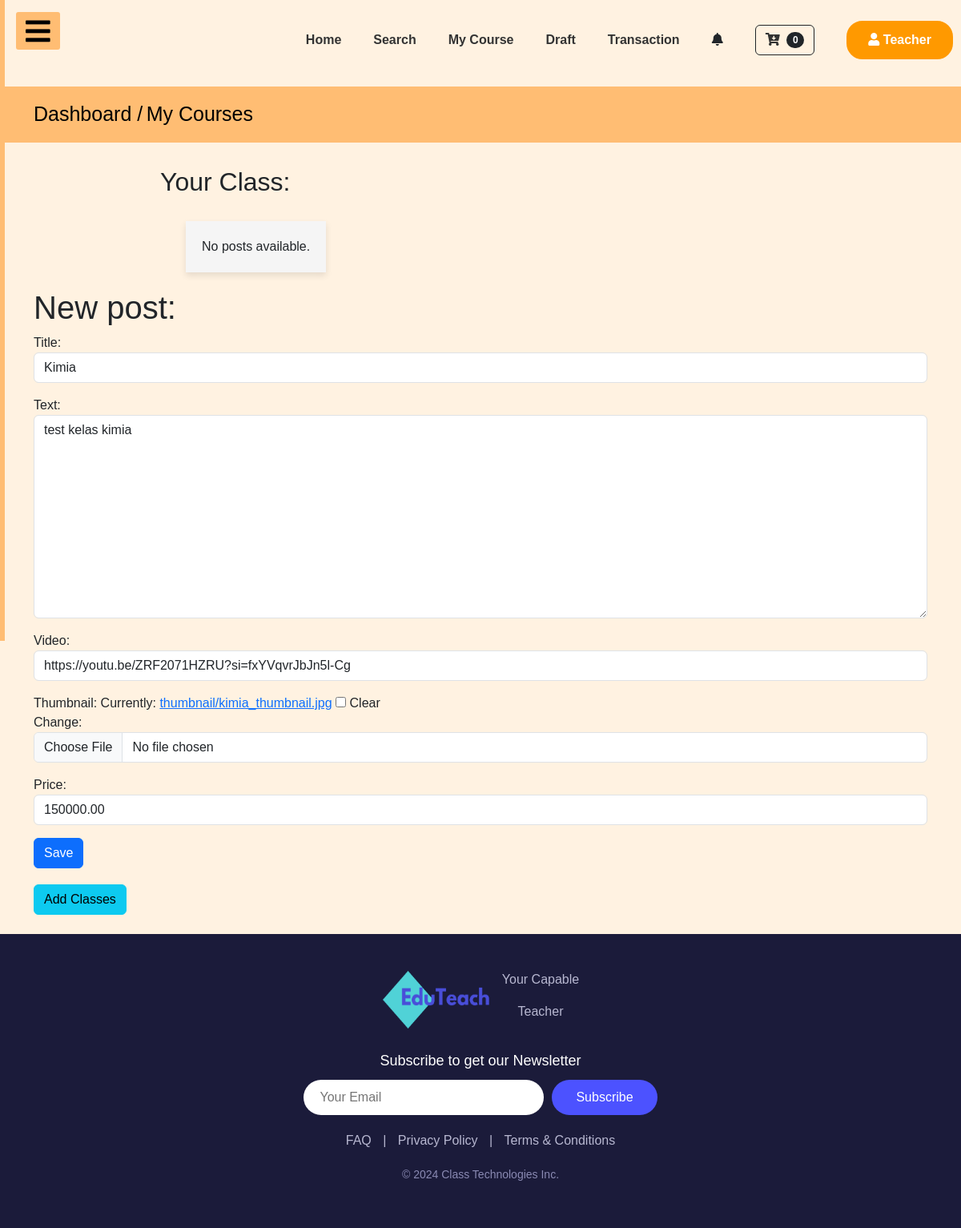
Page /courses_app/post/1/edit/ (signed in) on the earlier database version.
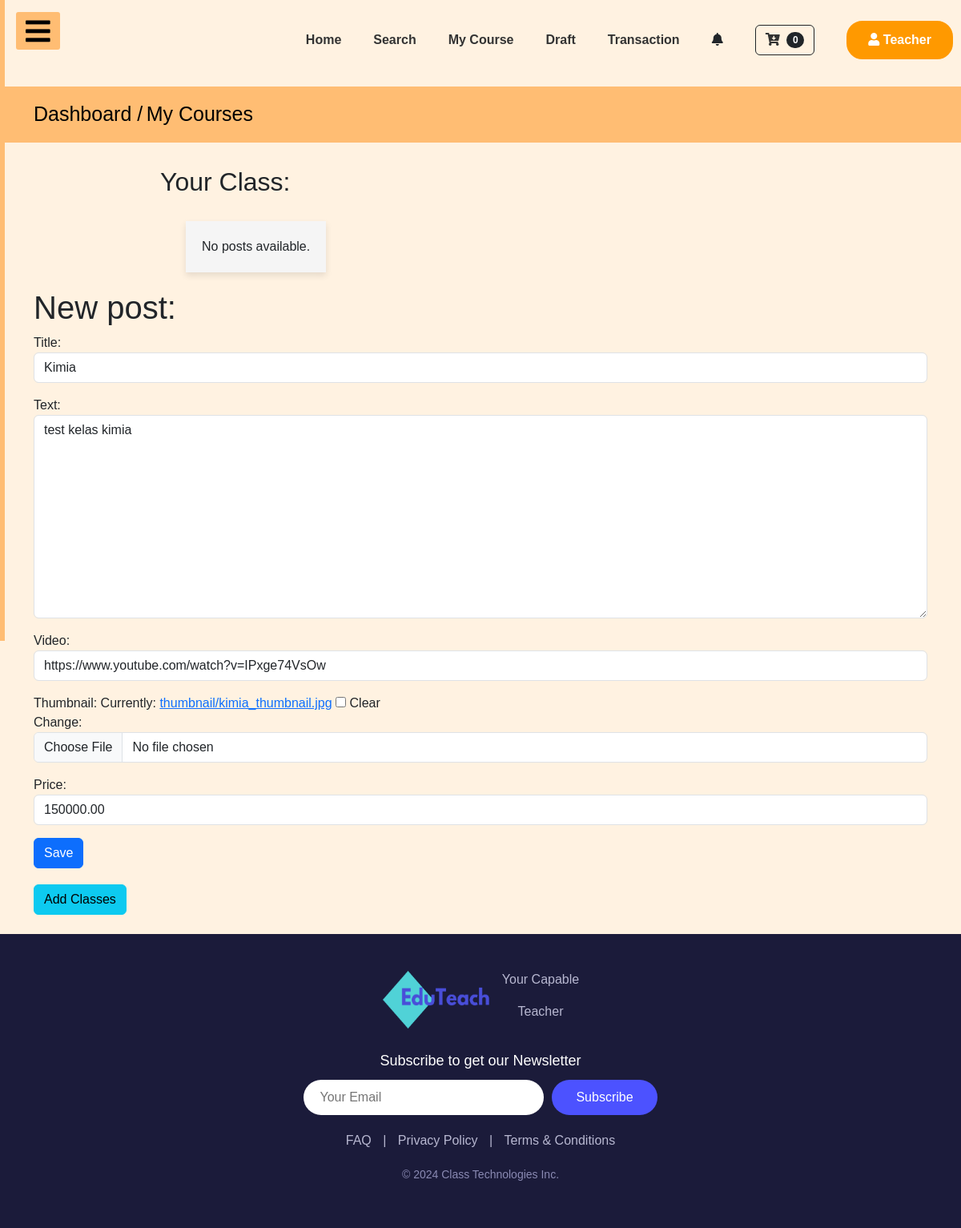
Same page on the later database version.
### courses_app/models.py (models this page shows, shortened)
class Post(models.Model):
    author = models.ForeignKey(User, on_delete=models.CASCADE)  # Ganti Teacher menjadi User
    title = models.CharField(max_length=200)
    text = models.TextField()
    price = models.DecimalField(max_digits=10, decimal_places=2, default=0.00)
    created_date = models.DateTimeField(default=timezone.now)
    thumbnail = models.ImageField(upload_to='thumbnail', blank=True)
    video = EmbedVideoField(blank=True, null=True)  # Tambahkan field untuk video
    published_date = models.DateTimeField(blank=True, null=True)

### courses_app/views.py (the view, shortened to what this page needs)
# urls.py: path('post/<int:pk>/edit/', views.PostUpdateView.as_view(), name='post_edit'),
class PostUpdateView(LoginRequiredMixin, UpdateView):
    login_url = '/login/'
    form_class = PostForm
    model = Post

### courses_app/forms.py
class PostForm(forms.ModelForm):
    class Meta:
        model = Post
        fields = ('title', 'text', 'video', 'thumbnail', 'price')
        widgets = {
            'title': forms.TextInput(attrs={'class': 'form-control'}),
            'text': forms.Textarea(attrs={'class': 'form-control'}),
            'video': forms.URLInput(attrs={'class': 'form-control'}),
            'thumbnail': forms.ClearableFileInput(attrs={'class': 'form-control'}),
            'price': forms.NumberInput(attrs={'class': 'form-control'}),
        }

### cart/context_processors.py (called while the page is built)
def cart(request):
    if request.user.is_authenticated:
        cart_items = Cart.objects.filter(user=request.user)
        print(f"Context Processor Cart Items: {cart_items.values()}")  # Debugging
        return {'cart': cart_items}
    return {'cart':[]}

### courses_app/templates/courses_app/post_form.html (shortened to what this page needs)
{% extends 'dashboard_app/base_dashboard_teacher.html' %}
{% load static %}
{% block head_block %}
<link rel="stylesheet" href="{% static 'css/mycourse.css' %}">
{% endblock %}
{% block body_block %}
<div class="py-3" style="background:#FFBD73">
    <div class="container nav-jejak">
      <a class="text-black" href="{% url 'user_app:teacherdashboard' %}" style="font-size: 25px;"> Dashboard /</a>
      <a class="text-black" href="#" style="font-size: 25px;"> My Courses</a>
    </div>
</div>
<div class="item">
<h2>Your Class:</h2>
<ul>
    {% for post in posts %}
        <li>
            <strong>{{ post.title }}</strong><br>
            <em>Created on: {{ post.created_date }}</em>
            <br>
            {% if user.is_authenticated %}
            <a class="btn btn-warning" href="{% url 'post_edit' pk=post.pk %}">
            <svg xmlns="http://www.w3.org/2000/svg" width="16" height="16" fill="currentColor" class="bi bi-pencil-square" viewBox="0 0 16 16">
                <path d="M15.502 1.94a.5.5 0 0 1 0 .706L14.459 3.69l-2-2L13.502.646a.5.5 0 0 1 .707 0l1.293 1.293zm-1.75 2.456-2-2L4.939 9.21a.5.5 0 0 0-.121.196l-.805 2.414a.25.25 0 0 0 .316.316l2.414-.805a.5.5 0 0 0 .196-.12l6.813-6.814z"/>
                <path fill-rule="evenodd" d="M1 13.5A1.5 1.5 0 0 0 2.5 15h11a1.5 1.5 0 0 0 1.5-1.5v-6a.5.5 0 0 0-1 0v6a.5.5 0 0 1-.5.5h-11a.5.5 0 0 1-.5-.5v-11a.5.5 0 0 1 .5-.5H9a.5.5 0 0 0 0-1H2.5A1.5 1.5 0 0 0 1 2.5z"/>
            </svg>
            </a>
            <a class="btn btn-danger" href="{% url 'post_remove' pk=post.pk %}">
            <svg xmlns="http://www.w3.org/2000/svg" width="16" height="16" fill="currentColor" class="bi bi-trash" viewBox="0 0 16 16">
                <path d="M5.5 5.5A.5.5 0 0 1 6 6v6a.5.5 0 0 1-1 0V6a.5.5 0 0 1 .5-.5m2.5 0a.5.5 0 0 1 .5.5v6a.5.5 0 0 1-1 0V6a.5.5 0 0 1 .5-.5m3 .5a.5.5 0 0 0-1 0v6a.5.5 0 0 0 1 0z"/>
                <path d="M14.5 3a1 1 0 0 1-1 1H13v9a2 2 0 0 1-2 2H5a2 2 0 0 1-2-2V4h-.5a1 1 0 0 1-1-1V2a1 1 0 0 1 1-1H6a1 1 0 0 1 1-1h2a1 1 0 0 1 1 1h3.5a1 1 0 0 1 1 1zM4.118 4 4 4.059V13a1 1 0 0 0 1 1h6a1 1 0 0 0 1-1V4.059L11.882 4zM2.5 3h11V2h-11z"/>
            </svg>
            </a>
            {% endif %}
        </li>
    {% empty %}
        <li>No posts available.</li>
    {% endfor %}
</ul>
</div>
<div class="container">
<div class="form-group">
<h1>New post: </h1>
<form method="POST" class="post-form" enctype="multipart/form-data">
    {{ form.as_p }}
    <button style="margin-bottom: 20px;" class="btn btn-primary save" type="submit">Save</button>
</form>
</div>
<a href="{% url 'create_class' %}" class="btn btn-info">Add Classes</a>
</div>
<br>
{% endblock %}

### templates/dashboard_app/base_dashboard_teacher.html (shortened to what this page needs)
<!DOCTYPE html>
{% load static %}
<html lang="en">
<head>
    <link rel="stylesheet" href="https://cdnjs.cloudflare.com/ajax/libs/font-awesome/5.15.3/css/all.min.css"/>
    <link href="https://cdn.jsdelivr.net/npm/bootstrap@5.3.3/dist/css/bootstrap.min.css" rel="stylesheet">
    <link rel="stylesheet" href="{% static 'css/base_dashboard.css' %}">
    {% block head_block %}
    {% endblock %}
</head>
<body>
    <div class="containerr">
        <ul class="nav-links">
          <li><a href="{% url 'user_app:teacherdashboard' %}">Home</a></li>
          <li><a href="{% url 'user_app:teacherscourses' %}">Search</a></li>
          <li><a href="{% url 'post_new' %}">My Course</a></li>
          <li><a href="{% url 'post_draft_list' %}">Draft</a></li>
          <li><a href="#">Transaction</a></li>
          <li><a><i class="fas fa-bell"></i></a></li>
          <li><a href="{% url 'cart_summary_teacher' %}" class="btn btn-outline-dark"><i class="fas fa-cart-arrow-down"></i>
            <span class=" badge bg-dark text-white ms-1 rounded-pill" id="cart_quantity">
              {{cart|length}}
            </span></a></li>
            <a href="{% url 'user_app:teacherprofile' %}" class="button"><i class="fas fa-user"></i> Teacher</a>
        </ul>
    </div>
    <label for="check">
        <i class="fas fa-bars" id="btn"></i>
    </label>
    <div class="sidebar">
    </div>
    {% block body_block %}
    {% endblock %}
    <footer>
        <div class="footer-container">
          <div class="footer-logo">
            <img class = "logo"src="{% static 'img/Desain tanpa judul.png' %}" >
            <div class="logo-text">
              <p>Your Capable </p><p>Teacher</p>
            </div>
          </div>
          <div class="newsletter">
            <p>Subscribe to get our Newsletter</p>
            <form>
              <input type="email" placeholder="Your Email" required>
              <button type="submit">Subscribe</button>
            </form>
          </div>
          <div class="footer-links">
            <a href="{% url 'user_app:faq'%}">FAQ</a> |
            <a href="#">Privacy Policy</a> |
            <a href="#">Terms & Conditions</a>
          </div>
          <div class="footer-bottom">
            <p>&copy; 2024 Class Technologies Inc.</p>
          </div>
        </div>
    </footer>
</body>
</html>

### static/css/base_dashboard.css (style rules this page uses)
* { padding: 0; margin: 0; list-style: none; text-decoration: none; }
body { font-family: 'Roboto', sans-serif; background-color: #FFF2E1; }
.sidebar { height: 100vh; background-color: #FFBD73; position: fixed; top: 0; left: -250px; transition: left 0.3s ease-in-out; padding: 20px; }
label #btn,label #cancel { position: absolute; background: #FFBD73; border-radius: 3px; cursor: pointer; }
label #btn { left: 20px; top: 15px; font-size: 35px; color: rgb(0, 0, 0); padding: 6px 12px; transition: all .5s; }
footer { background-color: #1b1b3a; padding: 40px 20px; color: #fff; text-align: center; }
.footer-container { max-width: 1200px; margin: 0 auto; }
.footer-logo { display: flex; justify-content: center; align-items: center; margin-bottom: 20px; }
.footer-logo img { width: 140px; height: 80px; margin-right: 10px; }
.footer-logo .logo-text p { margin-top: 5px; color: #b8b8d1; }
.newsletter { margin: 20px 0; }
.newsletter p { font-size: 18px; margin-bottom: 10px; }
.newsletter form { display: flex; justify-content: center; }
.newsletter input { padding: 10px 20px; border: none; border-radius: 30px; width: 300px; font-size: 16px; outline: none; }
.newsletter button { padding: 10px 30px; margin-left: 10px; background-color: #4c52ff; color: #fff; border: none; border-radius: 30px; font-size: 16px; cursor: pointer; transition: background-color 0.3s ease; }
.footer-links { margin: 20px 0; color: #b8b8d1; }
.footer-links a { color: #b8b8d1; margin: 0 10px; text-decoration: none; }
.footer-bottom { margin-top: 20px; font-size: 14px; color: #8a8ab3; }
* { box-sizing: border-box; }
body { font-family: Arial, Helvetica, sans-serif; margin: 0; }
.containerr { margin-top: 1em; display: flex; flex-direction: row-reverse; justify-content: space-between; align-items: center; text-align: left; padding: 10px; background-color: #FFF2E1; }
.nav-links { display: flex; list-style: none; padding: 0; margin: 0; text-align: center; align-items: center; }
.nav-links li { margin-right: 40px; }
.nav-links li a { text-decoration: none; color: #333; font-weight: bold; }
.button { background-color: #FF9900; color: #FFFFFF; padding: 10px 25px; border-radius: 20px; border: 2px solid #FF9900; text-decoration: none; font-weight: bold; }

### courses_app/static/css/mycourse.css (style rules this page uses)
h2 { padding: 10px 20px; }
.item { margin: 20px 15%; }
.item ul { display: flex ; gap: 30px; flex-wrap: wrap; margin: 20px; }
.item ul li { background-color: whitesmoke; box-shadow: 0 4px 8px rgba(0, 0, 0, 0.1); transition: transform 0.2s; padding: 20px; }
.nav-jejak .text-black { text-decoration: none !important; }

Differences in the rows shown:
changed Post "Kimia": video "https://youtu.be/ZRF2071HZRU?si=fxYVqvrJbJn5l-Cg" → "https://www.youtube.com/watch?v=IPxge74VsOw"
